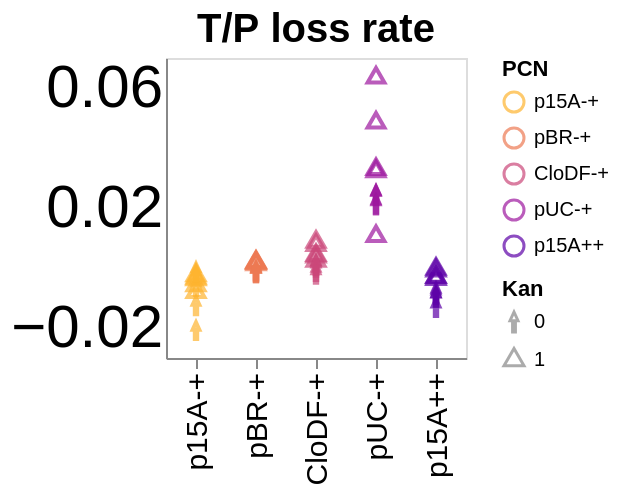

Source (notebook cell):
### Code cell
# T/P loss rate per generation

alt.Chart(combined_scatter_DF).mark_point(size=70).encode(
    alt.X("PCN", axis=alt.Axis(labelFontSize=15, titleFontSize=15, grid=False), title=None),
    alt.Y("rate_of_loss_log(T/P)", axis=alt.Axis(labelFontSize=30, titleFontSize=15, ticks=False, grid=False), title=None),

    color=alt.Color('PCN',).scale(scheme=colorScheme,reverse=True),
    shape=alt.Shape('Kan:O', scale=alt.Scale(range=['arrow', 'triangle']))
).properties(
    width=150,
    height=150
).configure_header(
    labelFontSize=20  # Adjust this value to change the subtitle size
).properties(
    title=alt.TitleParams(
        text='T/P loss rate',
        fontSize=20,
        fontWeight='bold',
        # color='grey',
        anchor='middle'
    )
).interactive()

### Figure 1 — Vega-Lite specification as saved in the notebook (floating-point values rounded to 4 significant figures)
{"config": {"view": {"continuousWidth": 300, "continuousHeight": 300}, "header": {"labelFontSize": 20}}, "data": {"name": "data-4e3458a76183d149674ceccfc289feb3"}, "mark": {"type": "point", "size": 70}, "encoding": {"color": {"field": "PCN", "scale": {"scheme": "plasma", "reverse": true}, "sort": ["p15A-+", "pBR-+", "CloDF-+", "pUC-+", "p15A++"], "type": "ordinal"}, "shape": {"field": "Kan", "scale": {"range": ["arrow", "triangle"]}, "type": "ordinal"}, "x": {"axis": {"grid": false, "labelFontSize": 15, "titleFontSize": 15}, "field": "PCN", "sort": ["p15A-+", "pBR-+", "CloDF-+", "pUC-+", "p15A++"], "title": null, "type": "ordinal"}, "y": {"axis": {"grid": false, "labelFontSize": 30, "ticks": false, "titleFontSize": 15}, "field": "rate_of_loss_log(T/P)", "title": null, "type": "quantitative"}}, "height": 150, "params": [{"name": "param_3", "select": {"type": "interval", "encodings": ["x", "y"]}, "bind": "scales"}], "title": {"text": "T/P loss rate", "anchor": "middle", "fontSize": 20, "fontWeight": "bold"}, "width": 150, "$schema": "https://vega.github.io/schema/vega-lite/v5.20.1.json", "datasets": {"data-4e3458a76183d149674ceccfc289feb3": [{"PCN": "p15A-+", "ExpRep": "1", "rate_of_loss_log(transposon copy)": 0.006289, "rate_of_loss_log(plasmid copy)": -0.005102, "rate_of_loss_log(T/P)": -0.008025, "Kan": 1}, {"PCN": "p15A-+", "ExpRep": "2", "rate_of_loss_log(transposon copy)": 0.005654, "rate_of_loss_log(plasmid copy)": -0.001638, "rate_of_loss_log(T/P)": -0.005797, "Kan": 1}, {"PCN": "p15A-+", "ExpRep": "3", "rate_of_loss_log(transposon copy)": 0.005716, "rate_of_loss_log(plasmid copy)": -0.001469, "rate_of_loss_log(T/P)": -0.003795, "Kan": 1}, {"PCN": "p15A-+", "ExpRep": "4", "rate_of_loss_log(transposon copy)": 0.005734, "rate_of_loss_log(plasmid copy)": -0.001952, "rate_of_loss_log(T/P)": -0.003283, "Kan": 1}, {"PCN": "p15A-+", "ExpRep": "5", "rate_of_loss_log(transposon copy)": 0.005035, "rate_of_loss_log(plasmid copy)": -0.002417, "rate_of_loss_log(T/P)": -0.002432, "Kan": 1}, {"PCN": "pBR-+", "ExpRep": "1", "rate_of_loss_log(transposon copy)": 0.0005438, "rate_of_loss_log(plasmid copy)": -0.001107, "rate_of_loss_log(T/P)": 0.001711, "Kan": 1}, {"PCN": "pBR-+", "ExpRep": "2", "rate_of_loss_log(transposon copy)": -0.0005329, "rate_of_loss_log(plasmid copy)": -0.002254, "rate_of_loss_log(T/P)": 0.001697, "Kan": 1}, {"PCN": "pBR-+", "ExpRep": "3", "rate_of_loss_log(transposon copy)": -0.0004653, "rate_of_loss_log(plasmid copy)": -0.001655, "rate_of_loss_log(T/P)": 0.001218, "Kan": 1}, {"PCN": "pBR-+", "ExpRep": "4", "rate_of_loss_log(transposon copy)": 0.0008343, "rate_of_loss_log(plasmid copy)": -0.0009261, "rate_of_loss_log(T/P)": 0.00182, "Kan": 1}, {"PCN": "pBR-+", "ExpRep": "5", "rate_of_loss_log(transposon copy)": 0.00144, "rate_of_loss_log(plasmid copy)": -0.0004953, "rate_of_loss_log(T/P)": 0.002024, "Kan": 1}, {"PCN": "CloDF-+", "ExpRep": "1", "rate_of_loss_log(transposon copy)": 0.01563, "rate_of_loss_log(plasmid copy)": 0.008621, "rate_of_loss_log(T/P)": 0.007591, "Kan": 1}, {"PCN": "CloDF-+", "ExpRep": "2", "rate_of_loss_log(transposon copy)": 0.01434, "rate_of_loss_log(plasmid copy)": 0.01106, "rate_of_loss_log(T/P)": 0.003773, "Kan": 1}, {"PCN": "CloDF-+", "ExpRep": "3", "rate_of_loss_log(transposon copy)": 0.01713, "rate_of_loss_log(plasmid copy)": 0.009048, "rate_of_loss_log(T/P)": 0.008728, "Kan": 1}, {"PCN": "CloDF-+", "ExpRep": "4", "rate_of_loss_log(transposon copy)": 0.01563, "rate_of_loss_log(plasmid copy)": 0.01202, "rate_of_loss_log(T/P)": 0.004306, "Kan": 1}, {"PCN": "CloDF-+", "ExpRep": "5", "rate_of_loss_log(transposon copy)": 0.01572, "rate_of_loss_log(plasmid copy)": 0.0141, "rate_of_loss_log(T/P)": 0.002376, "Kan": 1}, {"PCN": "pUC-+", "ExpRep": "1", "rate_of_loss_log(transposon copy)": 0.03824, "rate_of_loss_log(plasmid copy)": 0.01369, "rate_of_loss_log(T/P)": 0.03294, "Kan": 1}, {"PCN": "pUC-+", "ExpRep": "2", "rate_of_loss_log(transposon copy)": 0.0508, "rate_of_loss_log(plasmid copy)": -0.000161, "rate_of_loss_log(T/P)": 0.06345, "Kan": 1}, {"PCN": "pUC-+", "ExpRep": "3", "rate_of_loss_log(transposon copy)": 0.05028, "rate_of_loss_log(plasmid copy)": -0.002971, "rate_of_loss_log(T/P)": 0.04843, "Kan": 1}, {"PCN": "pUC-+", "ExpRep": "4", "rate_of_loss_log(transposon copy)": 0.02361, "rate_of_loss_log(plasmid copy)": 0.01338, "rate_of_loss_log(T/P)": 0.01058, "Kan": 1}, {"PCN": "pUC-+", "ExpRep": "5", "rate_of_loss_log(transposon copy)": 0.05409, "rate_of_loss_log(plasmid copy)": 0.009432, "rate_of_loss_log(T/P)": 0.03223, "Kan": 1}, {"PCN": "p15A++", "ExpRep": "1", "rate_of_loss_log(transposon copy)": -0.0003865, "rate_of_loss_log(plasmid copy)": -0.0004046, "rate_of_loss_log(T/P)": -0.0003226, "Kan": 1}, {"PCN": "p15A++", "ExpRep": "2", "rate_of_loss_log(transposon copy)": 0.0003412, "rate_of_loss_log(plasmid copy)": 0.002366, "rate_of_loss_log(T/P)": -0.0008668, "Kan": 1}, {"PCN": "p15A++", "ExpRep": "3", "rate_of_loss_log(transposon copy)": 0.0006971, "rate_of_loss_log(plasmid copy)": 0.005703, "rate_of_loss_log(T/P)": -0.003013, "Kan": 1}, {"PCN": "p15A++", "ExpRep": "4", "rate_of_loss_log(transposon copy)": 0.001114, "rate_of_loss_log(plasmid copy)": 0.007021, "rate_of_loss_log(T/P)": -0.003689, "Kan": 1}, {"PCN": "p15A++", "ExpRep": "5", "rate_of_loss_log(transposon copy)": 5.744e-05, "rate_of_loss_log(plasmid copy)": 0.003744, "rate_of_loss_log(T/P)": -0.00313, "Kan": 1}, {"PCN": "p15A-+", "ExpRep": "1", "rate_of_loss_log(transposon copy)": 0.005606, "rate_of_loss_log(plasmid copy)": 0.006861, "rate_of_loss_log(T/P)": -0.01261, "Kan": 0}, {"PCN": "p15A-+", "ExpRep": "2", "rate_of_loss_log(transposon copy)": 0.004895, "rate_of_loss_log(plasmid copy)": 0.001912, "rate_of_loss_log(T/P)": -0.002308, "Kan": 0}, {"PCN": "p15A-+", "ExpRep": "3", "rate_of_loss_log(transposon copy)": 0.00543, "rate_of_loss_log(plasmid copy)": 0.01445, "rate_of_loss_log(T/P)": -0.0209, "Kan": 0}, {"PCN": "p15A-+", "ExpRep": "4", "rate_of_loss_log(transposon copy)": 0.005604, "rate_of_loss_log(plasmid copy)": 0.005181, "rate_of_loss_log(T/P)": -0.006187, "Kan": 0}, {"PCN": "p15A-+", "ExpRep": "5", "rate_of_loss_log(transposon copy)": 0.005177, "rate_of_loss_log(plasmid copy)": 0.002968, "rate_of_loss_log(T/P)": -0.001383, "Kan": 0}, {"PCN": "pBR-+", "ExpRep": "1", "rate_of_loss_log(transposon copy)": 0.002731, "rate_of_loss_log(plasmid copy)": 0.00437, "rate_of_loss_log(T/P)": -0.001509, "Kan": 0}, {"PCN": "pBR-+", "ExpRep": "2", "rate_of_loss_log(transposon copy)": 0.0005467, "rate_of_loss_log(plasmid copy)": 0.002281, "rate_of_loss_log(T/P)": -0.001703, "Kan": 0}, {"PCN": "pBR-+", "ExpRep": "3", "rate_of_loss_log(transposon copy)": 0.004064, "rate_of_loss_log(plasmid copy)": 0.005659, "rate_of_loss_log(T/P)": -0.001409, "Kan": 0}, {"PCN": "pBR-+", "ExpRep": "4", "rate_of_loss_log(transposon copy)": 0.002796, "rate_of_loss_log(plasmid copy)": 0.003696, "rate_of_loss_log(T/P)": -0.0007781, "Kan": 0}, {"PCN": "pBR-+", "ExpRep": "5", "rate_of_loss_log(transposon copy)": 0.003297, "rate_of_loss_log(plasmid copy)": 0.004602, "rate_of_loss_log(T/P)": -0.001144, "Kan": 0}, {"PCN": "CloDF-+", "ExpRep": "1", "rate_of_loss_log(transposon copy)": 0.02183, "rate_of_loss_log(plasmid copy)": 0.02266, "rate_of_loss_log(T/P)": 0.0007768, "Kan": 0}, {"PCN": "CloDF-+", "ExpRep": "2", "rate_of_loss_log(transposon copy)": 0.01603, "rate_of_loss_log(plasmid copy)": 0.0191, "rate_of_loss_log(T/P)": -0.002092, "Kan": 0}, {"PCN": "CloDF-+", "ExpRep": "3", "rate_of_loss_log(transposon copy)": 0.01764, "rate_of_loss_log(plasmid copy)": 0.01992, "rate_of_loss_log(T/P)": -0.001245, "Kan": 0}, {"PCN": "CloDF-+", "ExpRep": "4", "rate_of_loss_log(transposon copy)": 0.01423, "rate_of_loss_log(plasmid copy)": 0.01443, "rate_of_loss_log(T/P)": 0.0008482, "Kan": 0}, {"PCN": "CloDF-+", "ExpRep": "5", "rate_of_loss_log(transposon copy)": 0.01701, "rate_of_loss_log(plasmid copy)": 0.01818, "rate_of_loss_log(T/P)": 0.0001884, "Kan": 0}, {"PCN": "pUC-+", "ExpRep": "1", "rate_of_loss_log(transposon copy)": 0.05341, "rate_of_loss_log(plasmid copy)": 0.03412, "rate_of_loss_log(T/P)": 0.02412, "Kan": 0}, {"PCN": "pUC-+", "ExpRep": "2", "rate_of_loss_log(transposon copy)": 0.05982, "rate_of_loss_log(plasmid copy)": 0.04598, "rate_of_loss_log(T/P)": 0.02123, "Kan": 0}, {"PCN": "pUC-+", "ExpRep": "3", "rate_of_loss_log(transposon copy)": 0.05617, "rate_of_loss_log(plasmid copy)": 0.04049, "rate_of_loss_log(T/P)": 0.02405, "Kan": 0}, {"PCN": "pUC-+", "ExpRep": "4", "rate_of_loss_log(transposon copy)": 0.06117, "rate_of_loss_log(plasmid copy)": 0.05369, "rate_of_loss_log(T/P)": 0.02437, "Kan": 0}, {"PCN": "pUC-+", "ExpRep": "5", "rate_of_loss_log(transposon copy)": 0.05312, "rate_of_loss_log(plasmid copy)": 0.04022, "rate_of_loss_log(T/P)": 0.02093, "Kan": 0}, {"PCN": "p15A++", "ExpRep": "1", "rate_of_loss_log(transposon copy)": 0.002558, "rate_of_loss_log(plasmid copy)": 0.01442, "rate_of_loss_log(T/P)": -0.00887, "Kan": 0}, {"PCN": "p15A++", "ExpRep": "2", "rate_of_loss_log(transposon copy)": 0.00249, "rate_of_loss_log(plasmid copy)": 0.01516, "rate_of_loss_log(T/P)": -0.009858, "Kan": 0}, {"PCN": "p15A++", "ExpRep": "3", "rate_of_loss_log(transposon copy)": 0.002368, "rate_of_loss_log(plasmid copy)": 0.01348, "rate_of_loss_log(T/P)": -0.008228, "Kan": 0}, {"PCN": "p15A++", "ExpRep": "4", "rate_of_loss_log(transposon copy)": 0.001762, "rate_of_loss_log(plasmid copy)": 0.01683, "rate_of_loss_log(T/P)": -0.01321, "Kan": 0}, {"PCN": "p15A++", "ExpRep": "5", "rate_of_loss_log(transposon copy)": 0.001965, "rate_of_loss_log(plasmid copy)": 0.01409, "rate_of_loss_log(T/P)": -0.009751, "Kan": 0}]}}
